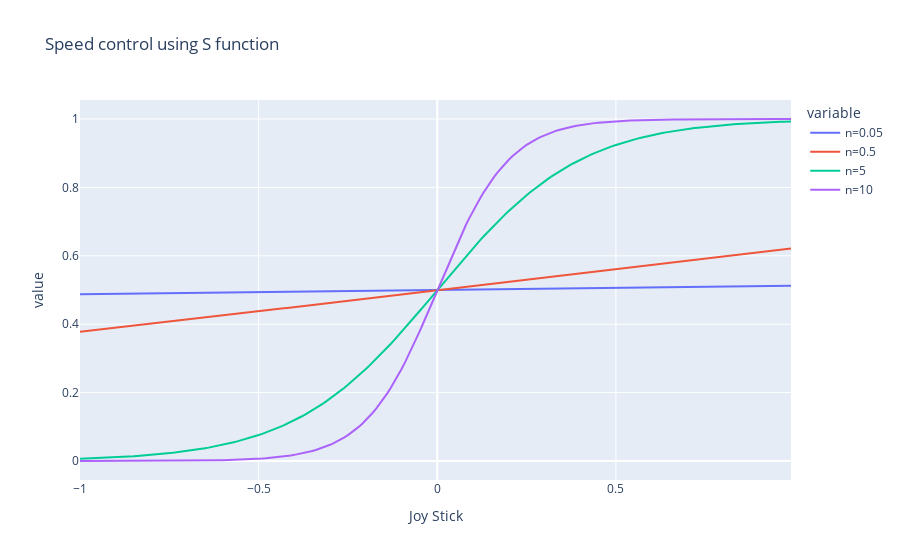

Notebook source saved alongside this figure:
### Markdown cell above
S function: a math function is called Sigmoid function, or S function in short, if it is smooth and has S shape.
    
Our definition below is just one popular choice.

It is widely used in signal processing, AI, computer graphics and more.

### Code cell
def S(x: float, n: float) -> float:
    if abs(x) < 0.05:
        return 0.   # cutoff
    return 1.0 / (1.0 + np.exp(- n * x))

df3 =  pd.DataFrame({"Joy Stick": x})
df3["n=0.05"] = df3["Joy Stick"].apply(lambda v: S(v, 0.05))
df3["n=0.5"] = df3["Joy Stick"].apply(lambda v: S(v, 0.5))
df3["n=5"] = df3["Joy Stick"].apply(lambda v: S(v, 5))
df3["n=10"] = df3["Joy Stick"].apply(lambda v: S(v, 10))

df3 = df3.set_index("Joy Stick")

df3.plot(title="Speed control using S function")

### Figure 1 — Plotly figure (JSON) as saved in the notebook; plotly's stock layout.template omitted (floating-point values rounded to 4 significant figures; data arrays with more than 128 entries replaced by an {"elided": "..."} marker saying what was removed)
{"data": [{"hovertemplate": "variable=n=0.05<br>Joy Stick=%{x}<br>value=%{y}<extra></extra>", "legendgroup": "n=0.05", "line": {"color": "#636efa", "dash": "solid"}, "marker": {"symbol": "circle"}, "mode": "lines", "name": "n=0.05", "orientation": "v", "showlegend": true, "type": "scatter", "x": {"elided": "200 float values"}, "xaxis": "x", "y": {"elided": "200 float values"}, "yaxis": "y"}, {"hovertemplate": "variable=n=0.5<br>Joy Stick=%{x}<br>value=%{y}<extra></extra>", "legendgroup": "n=0.5", "line": {"color": "#EF553B", "dash": "solid"}, "marker": {"symbol": "circle"}, "mode": "lines", "name": "n=0.5", "orientation": "v", "showlegend": true, "type": "scatter", "x": {"elided": "200 float values"}, "xaxis": "x", "y": {"elided": "200 float values"}, "yaxis": "y"}, {"hovertemplate": "variable=n=5<br>Joy Stick=%{x}<br>value=%{y}<extra></extra>", "legendgroup": "n=5", "line": {"color": "#00cc96", "dash": "solid"}, "marker": {"symbol": "circle"}, "mode": "lines", "name": "n=5", "orientation": "v", "showlegend": true, "type": "scatter", "x": {"elided": "200 float values"}, "xaxis": "x", "y": {"elided": "200 float values"}, "yaxis": "y"}, {"hovertemplate": "variable=n=10<br>Joy Stick=%{x}<br>value=%{y}<extra></extra>", "legendgroup": "n=10", "line": {"color": "#ab63fa", "dash": "solid"}, "marker": {"symbol": "circle"}, "mode": "lines", "name": "n=10", "orientation": "v", "showlegend": true, "type": "scatter", "x": {"elided": "200 float values"}, "xaxis": "x", "y": {"elided": "200 float values"}, "yaxis": "y"}], "layout": {"legend": {"title": {"text": "variable"}, "tracegroupgap": 0}, "title": {"text": "Speed control using S function"}, "xaxis": {"anchor": "y", "domain": [0, 1], "title": {"text": "Joy Stick"}}, "yaxis": {"anchor": "x", "domain": [0, 1], "title": {"text": "value"}}}}
